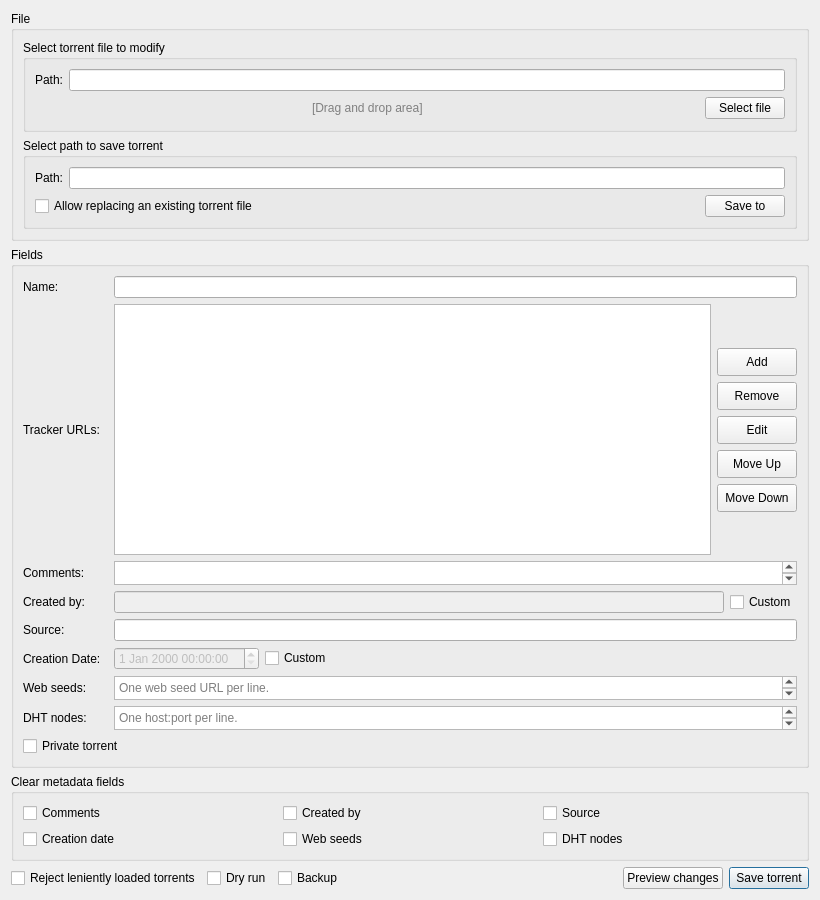
<widget class="QWidget" name="pageModifyScroll"><property name="geometry"><rect><x>0</x><y>0</y><width>820</width><height>900</height></rect></property><layout class="QVBoxLayout" name="vboxModify">
         <item>
          <widget class="QGroupBox" name="grpModifyFile">
           <property name="sizePolicy"><sizepolicy hsizetype="Preferred" vsizetype="Fixed"><horstretch>0</horstretch><verstretch>0</verstretch></sizepolicy></property>
           <property name="title"><string>File</string></property>
           <layout class="QVBoxLayout" name="vboxModifyFile">
            <item>
             <widget class="QGroupBox" name="grpModifyInput">
              <property name="sizePolicy"><sizepolicy hsizetype="Preferred" vsizetype="Fixed"><horstretch>0</horstretch><verstretch>0</verstretch></sizepolicy></property>
              <property name="minimumSize"><size><width>0</width><height>92</height></size></property>
              <property name="acceptDrops"><bool>true</bool></property>
              <property name="title"><string>Select torrent file to modify</string></property>
              <layout class="QVBoxLayout" name="vboxModifyInput">
               <item>
                <layout class="QHBoxLayout" name="hboxModifyInputPath">
                 <item><widget class="QLabel" name="lblModifyInputPath"><property name="text"><string>Path:</string></property></widget></item>
                 <item><widget class="QLineEdit" name="editModifyTorrentPath"><property name="accessibleName"><string>Torrent file to modify</string></property></widget></item>
                </layout>
               </item>
               <item>
                <layout class="QHBoxLayout" name="hboxModifyInputButtons">
                 <item><spacer name="spcModifyInputLeft"><property name="orientation"><enum>Qt::Horizontal</enum></property><property name="sizeHint" stdset="0"><size><width>40</width><height>20</height></size></property></spacer></item>
                 <item><widget class="QLabel" name="lblModifyDropArea"><property name="styleSheet"><string notr="true">color: gray;</string></property><property name="text"><string>[Drag and drop area]</string></property></widget></item>
                 <item><spacer name="spcModifyInputRight"><property name="orientation"><enum>Qt::Horizontal</enum></property><property name="sizeHint" stdset="0"><size><width>40</width><height>20</height></size></property></spacer></item>
                 <item><widget class="QPushButton" name="btnModifySelectFile"><property name="sizePolicy"><sizepolicy hsizetype="Fixed" vsizetype="Fixed"><horstretch>0</horstretch><verstretch>0</verstretch></sizepolicy></property><property name="text"><string>Select file</string></property><property name="icon"><iconset resource="resources/TorrentCraft.qrc">:/torrentcraft/icons/open-torrent.svg</iconset></property></widget></item>
                </layout>
               </item>
              </layout>
             </widget>
            </item>
            <item>
             <widget class="QGroupBox" name="grpModifyOutput">
              <property name="sizePolicy"><sizepolicy hsizetype="Preferred" vsizetype="Fixed"><horstretch>0</horstretch><verstretch>0</verstretch></sizepolicy></property>
              <property name="minimumSize"><size><width>0</width><height>72</height></size></property>
              <property name="title"><string>Select path to save torrent</string></property>
              <layout class="QVBoxLayout" name="vboxModifyOutput">
               <item>
                <layout class="QHBoxLayout" name="hboxModifyOutputPath">
                 <item><widget class="QLabel" name="lblModifyOutputPath"><property name="text"><string>Path:</string></property></widget></item>
                 <item><widget class="QLineEdit" name="editModifyOutputPath"><property name="accessibleName"><string>Modified torrent output path</string></property></widget></item>
                </layout>
               </item>
               <item>
                <layout class="QHBoxLayout" name="hboxModifyOutputActions">
                 <item><widget class="QCheckBox" name="chkModifyOverwrite"><property name="text"><string>Allow replacing an existing torrent file</string></property></widget></item>
                 <item><spacer name="spcModifyOutputActions"><property name="orientation"><enum>Qt::Horizontal</enum></property><property name="sizeHint" stdset="0"><size><width>40</width><height>20</height></size></property></spacer></item>
                 <item><widget class="QPushButton" name="btnModifySaveTo"><property name="sizePolicy"><sizepolicy hsizetype="Fixed" vsizetype="Fixed"><horstretch>0</horstretch><verstretch>0</verstretch></sizepolicy></property><property name="text"><string>Save to</string></property><property name="icon"><iconset resource="resources/TorrentCraft.qrc">:/torrentcraft/icons/save-torrent.svg</iconset></property></widget></item>
                </layout>
               </item>
              </layout>
             </widget>
            </item>
           </layout>
          </widget>
         </item>
         <item>
          <widget class="QGroupBox" name="grpModifyFields">
           <property name="sizePolicy"><sizepolicy hsizetype="Preferred" vsizetype="Expanding"><horstretch>0</horstretch><verstretch>1</verstretch></sizepolicy></property>
           <property name="minimumSize"><size><width>0</width><height>340</height></size></property>
           <property name="title"><string>Fields</string></property>
           <layout class="QVBoxLayout" name="vboxModifyFields" stretch="3,2,0,0,0,2,2,0">
            <item><layout class="QHBoxLayout" name="hboxModifyName"><item><widget class="QLabel" name="lblModifyName"><property name="minimumSize"><size><width>85</width><height>0</height></size></property><property name="text"><string>Name:</string></property></widget></item><item><widget class="QLineEdit" name="editModifyName"><property name="accessibleName"><string>Torrent name</string></property></widget></item></layout></item>
            <item>
             <layout class="QHBoxLayout" name="hboxModifyTracker" stretch="0,0,0">
              <item><widget class="QLabel" name="lblModifyTracker"><property name="minimumSize"><size><width>85</width><height>0</height></size></property><property name="text"><string>Tracker URLs:</string></property></widget></item>
              <item><widget class="QTableView" name="tblModifyTrackers"><property name="minimumSize"><size><width>0</width><height>132</height></size></property><property name="accessibleName"><string>Modify tracker tiers</string></property><property name="editTriggers"><set>QAbstractItemView::NoEditTriggers</set></property><property name="selectionBehavior"><enum>QAbstractItemView::SelectRows</enum></property></widget></item>
              <item>
               <layout class="QVBoxLayout" name="vboxModifyTrackerBtns">
                <item><spacer name="spcModifyTrackerTop"><property name="orientation"><enum>Qt::Vertical</enum></property><property name="sizeHint" stdset="0"><size><width>20</width><height>40</height></size></property></spacer></item>
                <item><widget class="QPushButton" name="btnModifyTrackerAdd"><property name="minimumSize"><size><width>0</width><height>28</height></size></property><property name="text"><string>Add</string></property></widget></item>
                <item><widget class="QPushButton" name="btnModifyTrackerRemove"><property name="minimumSize"><size><width>0</width><height>28</height></size></property><property name="text"><string>Remove</string></property></widget></item>
                <item><widget class="QPushButton" name="btnModifyTrackerEdit"><property name="minimumSize"><size><width>0</width><height>28</height></size></property><property name="text"><string>Edit</string></property></widget></item>
                <item><widget class="QPushButton" name="btnModifyTrackerUp"><property name="minimumSize"><size><width>0</width><height>28</height></size></property><property name="text"><string>Move Up</string></property></widget></item>
                <item><widget class="QPushButton" name="btnModifyTrackerDown"><property name="minimumSize"><size><width>0</width><height>28</height></size></property><property name="text"><string>Move Down</string></property></widget></item>
                <item><spacer name="spcModifyTrackerBot"><property name="orientation"><enum>Qt::Vertical</enum></property><property name="sizeHint" stdset="0"><size><width>20</width><height>40</height></size></property></spacer></item>
               </layout>
              </item>
             </layout>
            </item>
            <item>
             <layout class="QHBoxLayout" name="hboxModifyComment" stretch="0,0">
              <item><widget class="QLabel" name="lblModifyComment"><property name="minimumSize"><size><width>85</width><height>0</height></size></property><property name="text"><string>Comments:</string></property></widget></item>
              <item><widget class="QPlainTextEdit" name="editModifyComment"><property name="sizePolicy"><sizepolicy hsizetype="Expanding" vsizetype="Fixed"><horstretch>0</horstretch><verstretch>0</verstretch></sizepolicy></property><property name="minimumSize"><size><width>0</width><height>24</height></size></property><property name="maximumSize"><size><width>16777215</width><height>24</height></size></property><property name="accessibleName"><string>Torrent comment</string></property></widget></item>
             </layout>
            </item>
            <item>
             <layout class="QHBoxLayout" name="hboxModifyCreator">
              <item><widget class="QLabel" name="lblModifyCreator"><property name="minimumSize"><size><width>85</width><height>0</height></size></property><property name="text"><string>Created by:</string></property></widget></item>
              <item><widget class="QLineEdit" name="editModifyCreator"><property name="enabled"><bool>false</bool></property><property name="accessibleName"><string>Created by text</string></property></widget></item>
              <item><widget class="QCheckBox" name="chkModifyCreator"><property name="text"><string>Custom</string></property></widget></item>
             </layout>
            </item>
            <item>
             <layout class="QHBoxLayout" name="hboxModifySource">
              <item><widget class="QLabel" name="lblModifySource"><property name="minimumSize"><size><width>85</width><height>0</height></size></property><property name="text"><string>Source:</string></property></widget></item>
              <item><widget class="QLineEdit" name="editModifySource"><property name="toolTip"><string>Encoded as info[&quot;source&quot;] and changes the torrent identity.</string></property><property name="accessibleName"><string>Info source</string></property></widget></item>
             </layout>
            </item>
            <item>
             <layout class="QHBoxLayout" name="hboxModifyDate">
              <item><widget class="QLabel" name="lblModifyDate"><property name="sizePolicy"><sizepolicy hsizetype="Fixed" vsizetype="Preferred"><horstretch>0</horstretch><verstretch>0</verstretch></sizepolicy></property><property name="minimumSize"><size><width>85</width><height>0</height></size></property><property name="text"><string>Creation Date:</string></property></widget></item>
              <item><widget class="QDateTimeEdit" name="dateModifyCreation"><property name="enabled"><bool>false</bool></property></widget></item>
              <item><widget class="QCheckBox" name="chkModifyDate"><property name="text"><string>Custom</string></property></widget></item>
              <item><spacer name="spcModifyDate"><property name="orientation"><enum>Qt::Horizontal</enum></property><property name="sizeHint" stdset="0"><size><width>40</width><height>20</height></size></property></spacer></item>
             </layout>
            </item>
            <item>
             <layout class="QHBoxLayout" name="hboxModifyWebSeeds" stretch="0,0">
              <item><widget class="QLabel" name="lblModifyWebSeeds"><property name="minimumSize"><size><width>85</width><height>0</height></size></property><property name="text"><string>Web seeds:</string></property></widget></item>
              <item><widget class="QPlainTextEdit" name="editModifyWebSeeds"><property name="sizePolicy"><sizepolicy hsizetype="Expanding" vsizetype="Fixed"><horstretch>0</horstretch><verstretch>0</verstretch></sizepolicy></property><property name="minimumSize"><size><width>0</width><height>24</height></size></property><property name="maximumSize"><size><width>16777215</width><height>24</height></size></property><property name="placeholderText"><string>One web seed URL per line.</string></property><property name="accessibleName"><string>Web seed URLs</string></property></widget></item>
             </layout>
            </item>
            <item>
             <layout class="QHBoxLayout" name="hboxModifyDhtNodes" stretch="0,0">
              <item><widget class="QLabel" name="lblModifyDhtNodes"><property name="minimumSize"><size><width>85</width><height>0</height></size></property><property name="text"><string>DHT nodes:</string></property></widget></item>
              <item><widget class="QPlainTextEdit" name="editModifyDhtNodes"><property name="sizePolicy"><sizepolicy hsizetype="Expanding" vsizetype="Fixed"><horstretch>0</horstretch><verstretch>0</verstretch></sizepolicy></property><property name="minimumSize"><size><width>0</width><height>24</height></size></property><property name="maximumSize"><size><width>16777215</width><height>24</height></size></property><property name="placeholderText"><string>One host:port per line.</string></property><property name="accessibleName"><string>DHT node list</string></property></widget></item>
             </layout>
            </item>
            <item>
             <layout class="QHBoxLayout" name="hboxModifyPrivate">
              <item><widget class="QCheckBox" name="chkModifyPrivate"><property name="toolTip"><string>Changes the private flag and the torrent info hash; content is not re-hashed.</string></property><property name="text"><string>Private torrent</string></property></widget></item>
              <item><spacer name="spcModifyPrivate"><property name="orientation"><enum>Qt::Horizontal</enum></property><property name="sizeHint" stdset="0"><size><width>40</width><height>20</height></size></property></spacer></item>
             </layout>
            </item>
           </layout>
          </widget>
         </item>
          <item><widget class="QGroupBox" name="grpModifyClear"><property name="title"><string>Clear metadata fields</string></property><layout class="QGridLayout" name="gridModifyClear"><item row="0" column="0"><widget class="QCheckBox" name="chkModifyClearComment"><property name="text"><string>Comments</string></property></widget></item><item row="0" column="1"><widget class="QCheckBox" name="chkModifyClearCreator"><property name="text"><string>Created by</string></property></widget></item><item row="0" column="2"><widget class="QCheckBox" name="chkModifyClearSource"><property name="text"><string>Source</string></property></widget></item><item row="1" column="0"><widget class="QCheckBox" name="chkModifyClearDate"><property name="text"><string>Creation date</string></property></widget></item><item row="1" column="1"><widget class="QCheckBox" name="chkModifyClearWebSeeds"><property name="text"><string>Web seeds</string></property></widget></item><item row="1" column="2"><widget class="QCheckBox" name="chkModifyClearDhtNodes"><property name="text"><string>DHT nodes</string></property></widget></item></layout></widget></item>
         <item><layout class="QHBoxLayout" name="hboxModifyActions"><item><widget class="QCheckBox" name="chkModifyStrict"><property name="text"><string>Reject leniently loaded torrents</string></property></widget></item><item><widget class="QCheckBox" name="chkModifyDryRun"><property name="text"><string>Dry run</string></property></widget></item><item><widget class="QCheckBox" name="chkModifyBackup"><property name="text"><string>Backup</string></property><property name="toolTip"><string>Keep a backup before replacing the output.</string></property></widget></item><item><spacer name="spcModifyActions"><property name="orientation"><enum>Qt::Horizontal</enum></property><property name="sizeHint" stdset="0"><size><width>40</width><height>20</height></size></property></spacer></item><item><widget class="QPushButton" name="btnModifyPreview"><property name="text"><string>Preview changes</string></property><property name="icon"><iconset resource="resources/TorrentCraft.qrc">:/torrentcraft/icons/torrent-modify.svg</iconset></property></widget></item><item><widget class="QPushButton" name="btnModifySave"><property name="text"><string>Save torrent</string></property><property name="icon"><iconset resource="resources/TorrentCraft.qrc">:/torrentcraft/icons/save-torrent.svg</iconset></property><property name="default"><bool>true</bool></property></widget></item></layout></item>
        </layout></widget>
